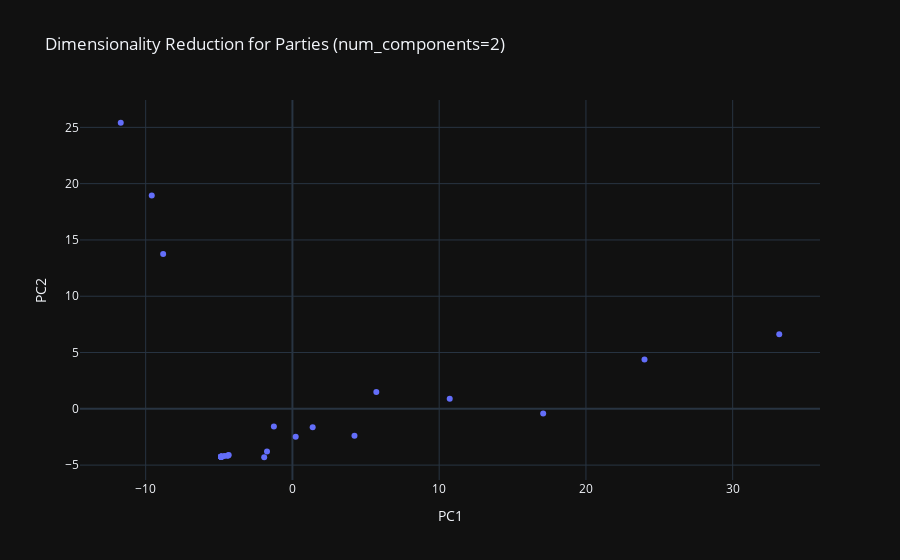

This figure's notebook cell:
### Code cell
# Add party names as a new column to be used for hover
reduced_parties['party_name'] = reduced_parties['index']
# Scatter plot for parties
fig_parties = px.scatter(
    reduced_parties,
    x='PC1',
    y='PC2',
    hover_name='party_name',
    title="Dimensionality Reduction for Parties (num_components=2)",
    labels={'PC1': 'PC1', 'PC2': 'PC2'}
)
fig_parties.show()

### Figure 1 — Plotly figure (JSON) as saved in the notebook; plotly's stock layout.template omitted (floating-point values rounded to 4 significant figures)
{"data": [{"hovertemplate": "<b>%{hovertext}</b><br><br>PC1=%{x}<br>PC2=%{y}<extra></extra>", "hovertext": ["ballot_code", "party_avoda", "party_shahar_kalkali_hadash", "party_bayit_yehudi", "party_agudat_israel", "party_daled", "party_vavmem", "party_tet", "party_israel_hofshit_demokratit", "party_hakalkalit_hahadasha", "party_kahol_lavan", "party_israel_beitenu", "party_likud", "party_meretz", "party_nativ", "party_haatzmaim_hachadashim", "party_yesh_kivun", "party_raam", "party_yesh_atid", "party_pesofit", "party_tze'irim_bo'arim", "party_kol_hasviva_vehachai", "party_seder_chadash", "party_kol", "party_beometz_bishvilech", "party_shas", "party_daat_tov_vera"], "legendgroup": "", "marker": {"color": "#636efa", "symbol": "circle"}, "mode": "markers", "name": "", "orientation": "v", "showlegend": false, "x": [5.717, 0.2239, -4.38, -1.733, -1.924, -8.808, -9.585, 17.09, -4.86, -4.428, 10.72, 1.379, 33.17, -1.265, -4.855, -4.864, -4.853, -11.7, 23.99, -4.85, -4.651, -4.849, -4.864, -4.85, -4.343, 4.228, -4.855], "xaxis": "x", "y": [1.484, -2.471, -4.154, -3.783, -4.302, 13.75, 18.95, -0.4125, -4.244, -4.159, 0.8997, -1.628, 6.624, -1.578, -4.266, -4.256, -4.271, 25.41, 4.387, -4.268, -4.197, -4.264, -4.261, -4.244, -4.096, -2.393, -4.257], "yaxis": "y", "type": "scatter"}], "layout": {"xaxis": {"anchor": "y", "domain": [0.0, 1.0], "title": {"text": "PC1"}}, "yaxis": {"anchor": "x", "domain": [0.0, 1.0], "title": {"text": "PC2"}}, "legend": {"tracegroupgap": 0}, "title": {"text": "Dimensionality Reduction for Parties (num_components=2)"}}}
